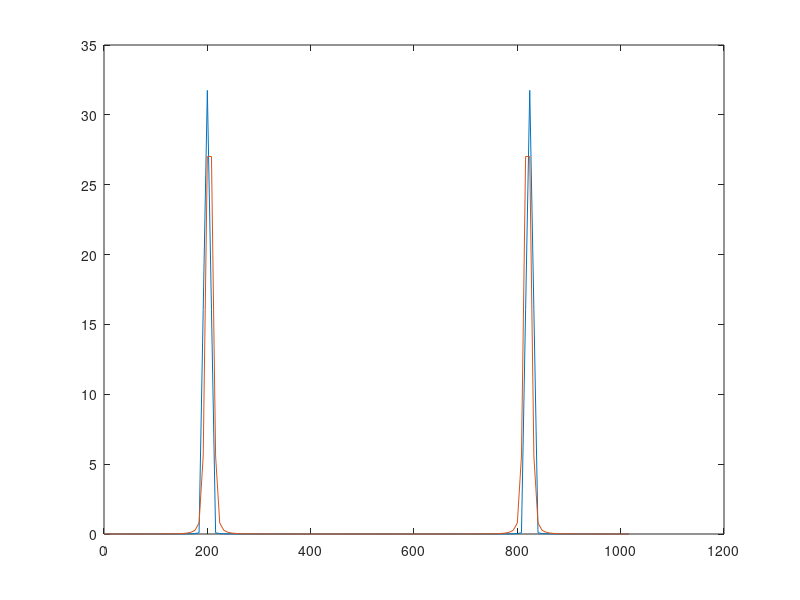
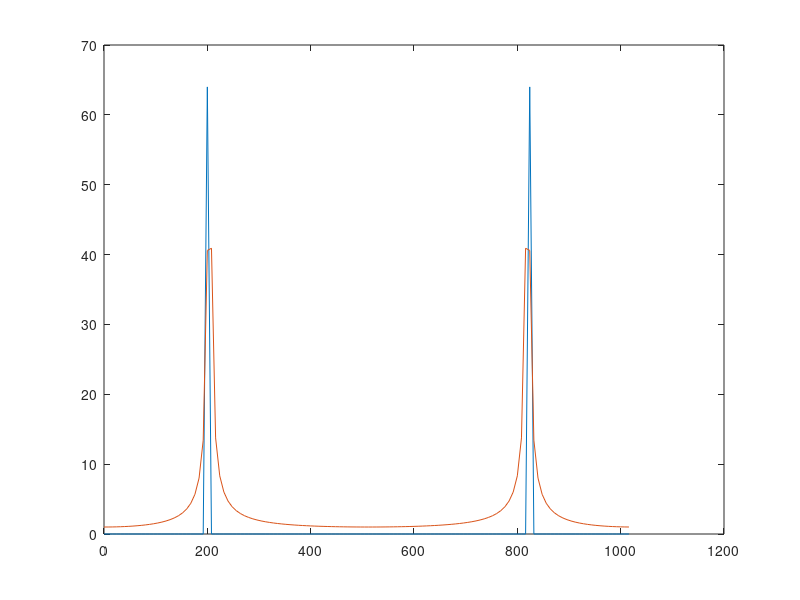

Here is the MATLAB script that generated these plots, in order:
function Signal
% Homework Problem 5.5
% 05.06.2015

T  = 0.125;
N  = 128; % we want 128 samples
dt = T/N;
t = (0:N-1)*dt;
df = 1/T;
f  = (0:N-1)*df;
s1 = cos(2*pi*200*t); % 1st desired frequency at 200 Hz
s2 = cos(2*pi*204*t); % 2nd desired frequency at 204 Hz

% with the Hann() function:
w  = hann(N);
H1  = fft(s1.*w'); % need to rotate the w matrix for matrix multiplication
H2 = fft(s2.*w');

figure(1)
plot(f,abs(H1),f,abs(H2));

% without the Hann() function:
H_1 = fft(s1);
H_2 = fft(s2);

figure(2)
plot(f,abs(H_1),f,abs(H_2));

end

